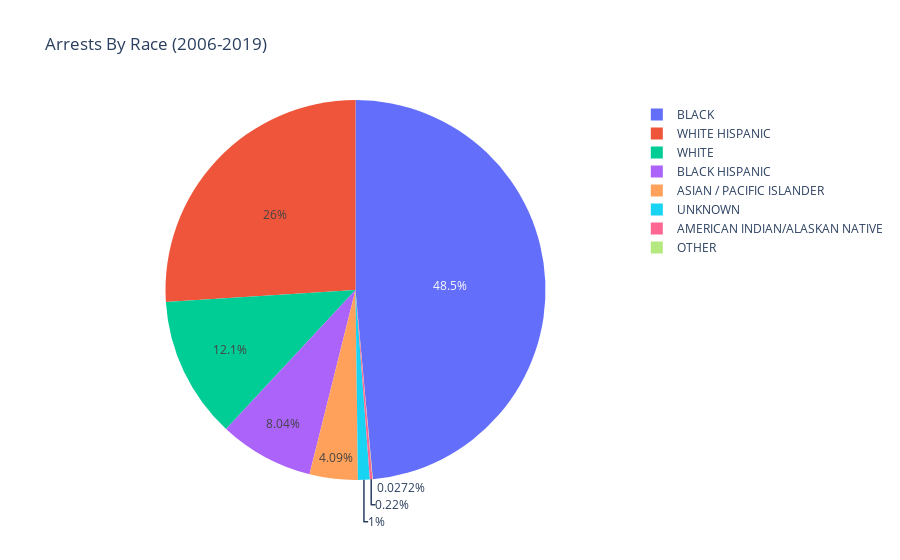

Notebook code for this chart:
### Code cell
fig = px.pie(arrests_by_race, values = 'count', names='PERP_RACE', title='Arrests By Race (2006-2019)')
fig.show()

### Figure 1 — Plotly figure (JSON) as saved in the notebook; plotly's stock layout.template omitted (floating-point values rounded to 4 significant figures)
{"data": [{"domain": {"x": [0, 1], "y": [0, 1]}, "hovertemplate": "PERP_RACE=%{label}<br>count=%{value}<extra></extra>", "labels": ["AMERICAN INDIAN/ALASKAN NATIVE", "ASIAN / PACIFIC ISLANDER", "BLACK", "BLACK HISPANIC", "OTHER", "UNKNOWN", "WHITE", "WHITE HISPANIC"], "legendgroup": "", "name": "", "showlegend": true, "type": "pie", "values": [11050, 205205, 2433510, 403034, 1363, 50347, 604892, 1303555]}], "layout": {"legend": {"tracegroupgap": 0}, "title": {"text": "Arrests By Race (2006-2019)"}}}
